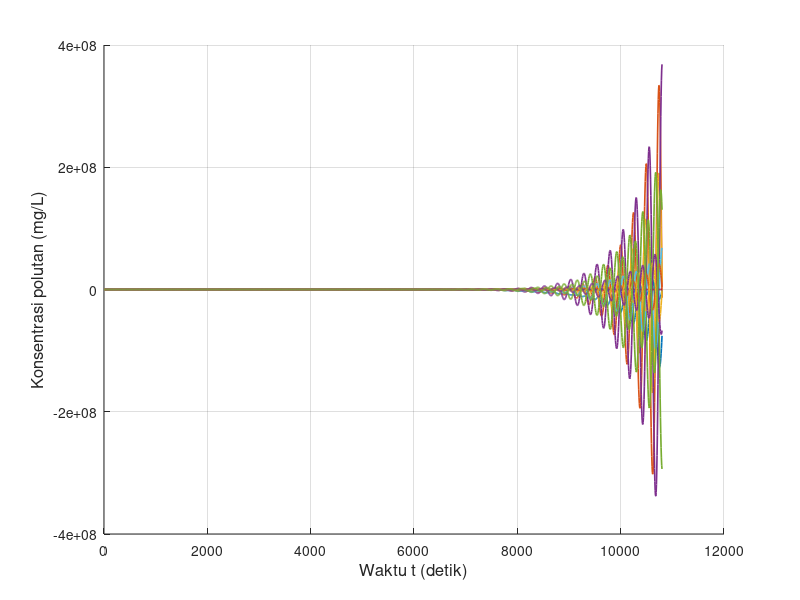

MATLAB code to generate this figure: (Note: this script raises an error after producing the figure.)
clear; clc; close all;

% Feby Syarief Al A`raaf
% 26050124130087
% Oseanografi C
%
% Simulasi adveksi-difusi 1 dimensi dengan metode FTCS
% Sumber polutan kontinu
% Grafik: konsentrasi polutan terhadap waktu
% NIM = 087, sehingga:
% x = 0, y = 8, z = 7
% u_xyz = 0.780 m/s
% Konsentrasi sumber = 10*z = 70 mg/L

x_digit = 0;
y_digit = 8;
z_digit = 7;

u_xyz    = 0.780;
C_source = 10 * z_digit;

L = 3000;   % panjang domain (m)
T = 10800;  % waktu simulasi (s)

scenario(1).nama = 'Skenario 1';
scenario(1).dx   = 30;
scenario(1).dt   = 6;
scenario(1).u    = u_xyz;
scenario(1).D    = 0.05;
scenario(1).m    = 30 + z_digit;

scenario(2).nama = 'Skenario 2';
scenario(2).dx   = 60;
scenario(2).dt   = 6;
scenario(2).u    = u_xyz;
scenario(2).D    = 0.05;
scenario(2).m    = 60 + z_digit;

scenario(3).nama = 'Skenario 3';
scenario(3).dx   = 15;
scenario(3).dt   = 6;
scenario(3).u    = u_xyz;
scenario(3).D    = 0.05;
scenario(3).m    = 15 + z_digit;

scenario(4).nama = 'Skenario 4';
scenario(4).dx   = 30;
scenario(4).dt   = 6;
scenario(4).u    = 0.5 * u_xyz;
scenario(4).D    = 0.05;
scenario(4).m    = 30 + z_digit;

scenario(5).nama = 'Skenario 5';
scenario(5).dx   = 30;
scenario(5).dt   = 6;
scenario(5).u    = 2 * u_xyz;
scenario(5).D    = 0.05;
scenario(5).m    = 30 + z_digit;

scenario(6).nama = 'Skenario 6';
scenario(6).dx   = 30;
scenario(6).dt   = 6;
scenario(6).u    = -u_xyz;
scenario(6).D    = 0.05;
scenario(6).m    = 30 + z_digit;

scenario(7).nama = 'Skenario 7';
scenario(7).dx   = 30;
scenario(7).dt   = 3;
scenario(7).u    = u_xyz;
scenario(7).D    = 0.05;
scenario(7).m    = 30 + z_digit;

scenario(8).nama = 'Skenario 8';
scenario(8).dx   = 30;
scenario(8).dt   = 12;
scenario(8).u    = u_xyz;
scenario(8).D    = 0.05;
scenario(8).m    = 30 + z_digit;

scenario(9).nama = 'Skenario 9';
scenario(9).dx   = 30;
scenario(9).dt   = 6;
scenario(9).u    = u_xyz;
scenario(9).D    = 0.50;
scenario(9).m    = 30 + z_digit;

scenario(10).nama = 'Skenario 10';
scenario(10).dx   = 30;
scenario(10).dt   = 6;
scenario(10).u    = u_xyz;
scenario(10).D    = 1.00;
scenario(10).m    = 30 + z_digit;

folder_output = 'output_Kontinu_FTCS_Adveksi_Difusi_Terhadap_Waktu';
if ~exist(folder_output, 'dir')
    mkdir(folder_output);
end

for s = 1:numel(scenario)

    fprintf('\nMemproses %s\n', scenario(s).nama);

    dx       = scenario(s).dx;
    dt       = scenario(s).dt;
    u        = scenario(s).u;
    D        = scenario(s).D;
    m_source = scenario(s).m;

    x_grid = 0:dx:L;
    t_grid = 0:dt:T;

    Mmax = length(x_grid);
    Nmax = length(t_grid);

    courant = u * dt / dx;
    alpha   = D * dt / dx^2;

    fprintf('dx = %.3f m, dt = %.3f s, u = %.3f m/s, D = %.3f m^2/s, m = %d\n', ...
            dx, dt, u, D, m_source);
    fprintf('Mmax = %d, Nmax = %d, Courant = %.4f, alpha = %.6f\n', ...
            Mmax, Nmax, courant, alpha);

    if m_source > Mmax
        fprintf('%s tidak dapat diproses karena grid sumber di luar domain.\n', scenario(s).nama);
        continue;
    end

    if alpha > 0.5
        fprintf('%s: peringatan, alpha > 0.5 sehingga skema FTCS berpotensi tidak stabil.\n', scenario(s).nama);
    end

    F0 = zeros(1, Mmax);
    F  = zeros(1, Mmax);

    m_plot = [1, ...
              m_source - 20, m_source - 10, m_source - 5, m_source - 3, m_source - 1, ...
              m_source, ...
              m_source + 1, m_source + 3, m_source + 5, m_source + 10, m_source + 20];

    m_plot = unique(m_plot, 'stable');
    m_plot_valid = m_plot(m_plot >= 1 & m_plot <= Mmax);

    if length(m_plot_valid) < length(m_plot)
        fprintf('%s: beberapa grid berada di luar domain sehingga tidak digrafikkan.\n', scenario(s).nama);
    end

    history = NaN(Nmax, length(m_plot_valid));

    F0(:) = 0;
    F0(m_source) = C_source;

    for p = 1:length(m_plot_valid)
        history(1, p) = F0(m_plot_valid(p));
    end

    for n = 1:(Nmax - 1)

        % kondisi batas Neumann sederhana
        F0(1)    = F0(2);
        F0(Mmax) = F0(Mmax - 1);

        % sumber kontinu
        F0(m_source) = C_source;

        for i = 2:(Mmax - 1)
            if i == m_source
                F(i) = C_source;
            else
                F(i) = F0(i) ...
                     - (u * dt / (2 * dx)) * (F0(i + 1) - F0(i - 1)) ...
                     + (D * dt / dx^2) * (F0(i + 1) - 2 * F0(i) + F0(i - 1));
            end
        end

        % kondisi batas sesudah update
        F(1)    = F(2);
        F(Mmax) = F(Mmax - 1);

        % sumber tetap kontinu setiap waktu
        F(m_source) = C_source;

        for p = 1:length(m_plot_valid)
            history(n + 1, p) = F(m_plot_valid(p));
        end

        F0 = F;
    end

    fig = figure('Visible', 'off', 'Position', [100 100 1400 600]);
    hold on;

    legend_text = {};

    for k = 1:length(m_plot_valid)
        plot(t_grid, history(:, k), 'LineWidth', 1.2);
        legend_text{end + 1} = sprintf('m = %d', m_plot_valid(k));
    end

    grid on;
    xlabel('Waktu t (detik)', 'FontSize', 12);
    ylabel('Konsentrasi polutan (mg/L)', 'FontSize', 12);
    title(sprintf('%s - Konsentrasi polutan terhadap waktu', scenario(s).nama), ...
          'Feby Syarief-0087-Ose C', 'FontSize', 14, 'FontWeight', 'bold');
    xlim([t_grid(1), t_grid(end)]);

    y_max = max(history(:), [], 'omitnan');
    if isempty(y_max) || isnan(y_max) || y_max <= 0
        ylim([0 1]);
    else
        ylim([0, max(C_source * 1.2, y_max * 1.1)]);
    end

    set(gca, 'FontSize', 11);

    legend(legend_text, ...
           'Location', 'northwest', ...
           'FontSize', 8, ...
           'NumColumns', 2, ...
           'Box', 'on');

    hold off;

    nama_file = sprintf('ftcs_adveksi_difusi_kontinu_waktu_skenario_%d.png', s);
    saveas(fig, fullfile(folder_output, nama_file));
    close(fig);

    fprintf('%s selesai diproses.\n', scenario(s).nama);
end

fprintf('\nSemua skenario telah selesai diproses.\n');
